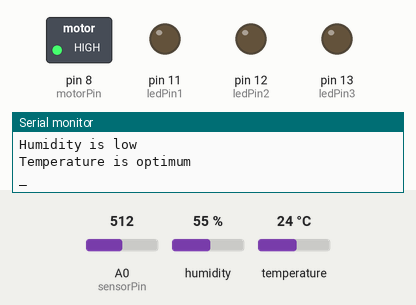
Recording of a sketch running on a simulated Arduino Uno, built with avr-gcc and run on an emulated ATmega328P. On the bench: switched loads named in the sketch (green lamp = pin HIGH), output pins drawn as LEDs (lit = HIGH), the last lines printed to the serial monitor. Inputs (shaded band) come from the test bench; at power-on: temperature 24 °C, A0 (sensorPin) = 512, humidity 55 %. Pins used as bus, display or sensor lines are not drawn.

Above: at 2.2 s.
2.3 s: temperature set to 36 °C
5.3 s: temperature set to 39 °C
At 9.9 s:
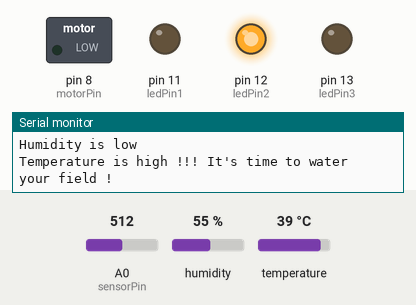
11.6 s: A0 (sensorPin) set to 738
15.7 s: A0 (sensorPin) set to 761
At 18.1 s:
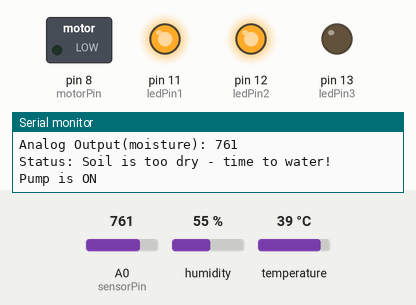
25.4 s: A0 (sensorPin) set to 716
At 27.8 s:
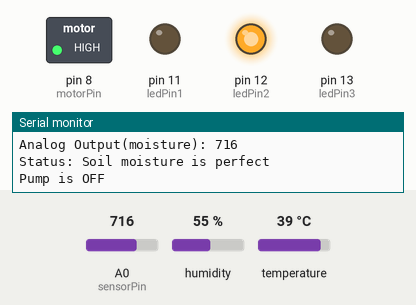
Timing chart, 0 to 32.7 s (numbered marks = the images above; inputs shaded):
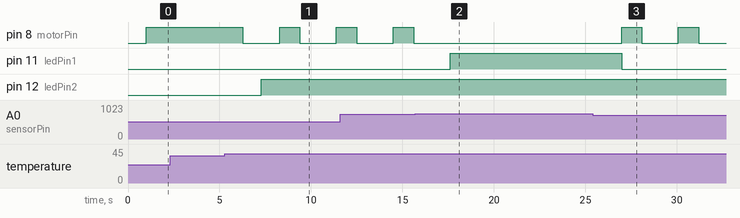

The sketch:

sensor.ino
```cpp
#include <dht.h>/* Change these values based on your calibration values */
#define soilWet 500   // Define max value we consider soil 'wet'
#define soilDry 750   // Define min value we consider soil 'dry'
#define dht_apin A1

// Sensor pins
#define sensorPower 5
#define sensorPin A0
int motorPin = 8;


dht DHT;
float mois_percent;
int ledPin1 = 11;//red
int ledPin2 = 12;//yellow
int ledPin3 = 13;//green
void setup() {
   pinMode(ledPin1, OUTPUT);
  pinMode(ledPin2, OUTPUT);
  pinMode(ledPin3, OUTPUT);
  pinMode(sensorPower, OUTPUT);

  // Initially keep the sensor OFF
  digitalWrite(sensorPower, LOW);

  pinMode(motorPin, OUTPUT);
  digitalWrite(motorPin, LOW);


  Serial.begin(9600);
  delay(1000);
}

void loop() {
  //get the reading from the function below and print it
  int moisture = readSensor();
   Serial.print("Analog Output(moisture): ");
   Serial.println(moisture);

   mois_percent = map(moisture,1023,681,0,100);


  // Determine status of our soil
  if (moisture < soilWet) {
    Serial.println("Status: Soil is too wet");
    digitalWrite(motorPin,HIGH);
    digitalWrite(ledPin1,LOW);

    Serial.println("PUMP IS OFF");
    delay(1000);
  } else if (moisture >= soilWet && moisture < soilDry) {
    Serial.println("Status: Soil moisture is perfect");

    digitalWrite(motorPin,HIGH);
    digitalWrite(ledPin1,LOW);

    Serial.println("Pump is OFF");
    delay(1000);
  } else {

    Serial.println("Status: Soil is too dry - time to water!");
    digitalWrite(motorPin,LOW);

    digitalWrite(ledPin1,HIGH);

    Serial.println("Pump is ON");
    delay(1000);

  }
//Serial.println("DHT11 Humidity & temperature Sensor\n");
    DHT.read11(dht_apin);

    Serial.print("*Current humidity = ");
    Serial.print(DHT.humidity);
    Serial.print("%  ");
    Serial.print("*Temperature = ");
    Serial.print(DHT.temperature);
    Serial.println("°C");
  if(DHT.humidity>=60&&DHT.humidity <=80)
  {
    Serial.println("Humidity is optimum");
  }
  else if(DHT.humidity<60)
  {
    Serial.println("Humidity is low ");
  }
  else
  {
   Serial.println("Humidity is high ");
  }

  if(DHT.temperature>=21&&DHT.temperature<=37)
  {
    Serial.println("Temperature is optimum ");


  }
  else if(DHT.temperature<21)
  {
    Serial.println("Temperature is less ");

    digitalWrite(ledPin2,HIGH);

  }
  else
  {
    Serial.println("Temperature is high !!! It's time to water your field !");
    digitalWrite(motorPin,LOW);
    delay(1000);

    digitalWrite(ledPin2,HIGH);
  }
  if((DHT.temperature>=21&&DHT.temperature<=37)&&(moisture >= soilWet && moisture < soilDry)&&(DHT.humidity>=60&&DHT.humidity <=80))
  {
    digitalWrite(ledPin3,HIGH);

  }
  else
  {
    digitalWrite(ledPin3,LOW);
  }
  Serial.println("_");
  delay(1000);  // Take a reading every second for testing
          // Normally you should take reading perhaps once or twice a day
  Serial.println("");
}


//  This function returns the analog soil moisture measurement
int readSensor() {
  digitalWrite(sensorPower, HIGH);  // Turn the sensor ON
  delay(10);              // Allow power to settle
  int val = analogRead(sensorPin);  // Read the analog value form sensor
  digitalWrite(sensorPower, LOW);   // Turn the sensor OFF
  return val;             // Return analog moisture value
}
```

Measured:
- the behaviour switches between 37 and 38 °C on temperature (found by bisection; images 0 and 1)
- the behaviour switches between 749 and 750 on A0 (sensorPin) (found by bisection; images 1 and 2)
- after the input at 5.3 s, pin 8 (motorPin): alternates HIGH for 1.1 s and LOW for 2.0 s, starting after 0.97 s; pin 12 (ledPin2): LOW → HIGH after 2.0 s
- after the input at 15.7 s, pin 8 (motorPin): stops changing and stays LOW; pin 11 (ledPin1): LOW → HIGH after 1.9 s
- after the input at 25.4 s, pin 8 (motorPin): alternates HIGH for 1.1 s and LOW for 2.0 s, starting after 1.6 s; pin 11 (ledPin1): HIGH → LOW after 1.6 s
